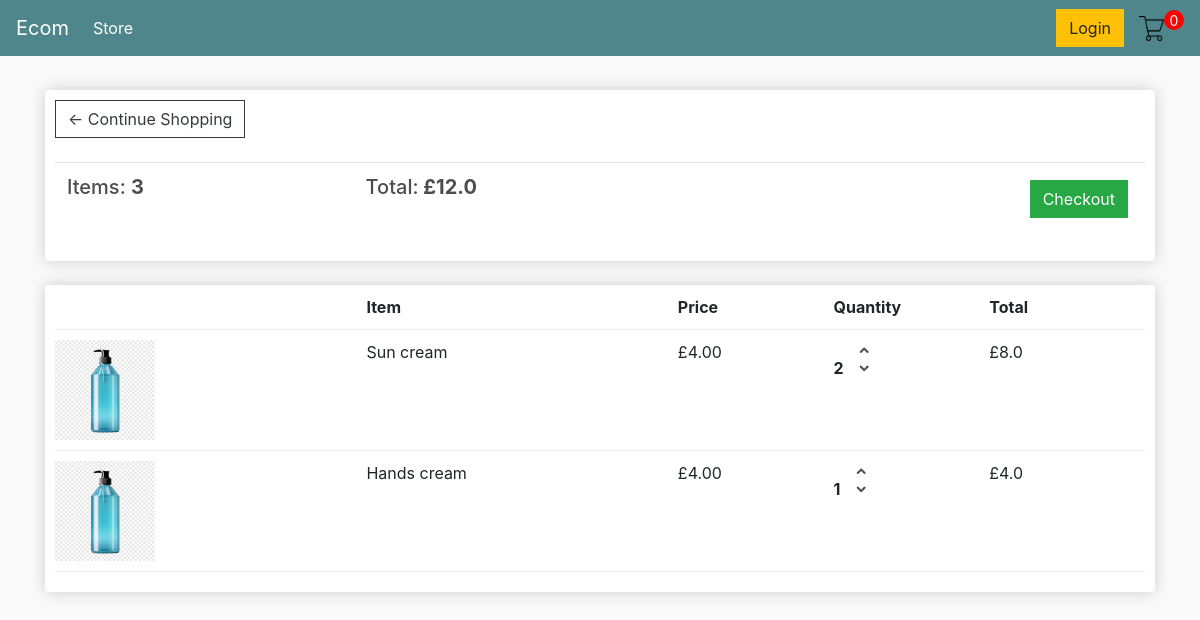
The app's page /cart/ (signed in) with its own data.
### store/models.py (models this page shows, shortened)
class Order(models.Model):
    customer = models.ForeignKey(Customer, on_delete=models.SET_NULL, null=True, blank=True)
    date_ordered = models.DateTimeField(auto_now_add=True)
    complete = models.BooleanField(default=False, blank=False)
    transaction_id = models.CharField(max_length=100, null=True)
    @property
    def get_cart_total(self):
        orderitems = self.orderitem_set.all()
        total = sum([item.get_total for item in orderitems])
        return total
    @property
    def get_cart_items(self):
        orderitems = self.orderitem_set.all()
        total = sum([item.quantity for item in orderitems])
        return total

class OrderItem(models.Model):
    product = models.ForeignKey(Product, on_delete=models.SET_NULL, null=True, blank=True)
    order = models.ForeignKey(Order, on_delete=models.SET_NULL, null=True, blank=True)
    quantity = models.IntegerField(default=0, null=True, blank=True)
    date_added = models.DateTimeField(auto_now_add=True)
    @property
    def get_total(self):
        total = self.product.price * self.quantity
        return total

class Product(models.Model):
    name = models.CharField(max_length=200, null=True)
    price = models.FloatField()
    digital = models.BooleanField(default=False, null=True, blank=False)
    image = models.ImageField(null=True, blank=True)
    @property
    def imageURL(self):
        try:
            url = self.image.url
        except:
            url = ''
        return url

### store/views.py (the view)
# urls.py: path('cart/', views.cart, name="cart"),
def cart(request):
	if request.user.is_authenticated:
		customer = request.user.customer
		order, created = Order.objects.get_or_create(customer=customer, complete=False)
		items = order.orderitem_set.all()
	else:
		items = []
		order = {'get_cart_total':0, 'get_cart_items':0}
	context = {'items':items, 'order':order}
	return render(request, 'store/cart.html', context)

### store/templates/store/cart.html
{% extends 'store/main.html' %}
{% load static %}
{% block content %}
	<div class="row">
		<div class="col-lg-12">
			<div class="box-element">
				<a  class="btn btn-outline-dark" href="{% url 'store' %}">&#x2190; Continue Shopping</a>
				<br>
				<br>
				<table class="table">
					<tr>
						<th><h5>Items: <strong>{{order.get_cart_items}}</strong></h5></th>
						<th><h5>Total:<strong> £{{order.get_cart_total}}</strong></h5></th>
						<th>
							<a  style="float:right; margin:5px;" class="btn btn-success" href="{% url 'checkout' %}">Checkout</a>
						</th>
					</tr>
				</table>
			</div>
			<br>
			<div class="box-element">
				<div class="cart-row">
					<div style="flex:2"></div>
					<div style="flex:2"><strong>Item</strong></div>
					<div style="flex:1"><strong>Price</strong></div>
					<div style="flex:1"><strong>Quantity</strong></div>
					<div style="flex:1"><strong>Total</strong></div>
				</div>
				{% for item in items %}
				<div class="cart-row">
					<div style="flex:2"><img class="row-image" src="{{item.product.imageURL}}"></div>
					<div style="flex:2"><p>{{item.product.name}}</p></div>
					<div style="flex:1"><p>£{{item.product.price|floatformat:2}}</p></div>
					<div style="flex:1">
						<p class="quantity">{{item.quantity}}</p>
						<div class="quantity">
							<img class="chg-quantity" src="{% static  'images/arrow_up.png' %}">
							<img class="chg-quantity" src="{% static  'images/arrow_down.png' %}">
						</div>
					</div>
					<div style="flex:1"><p>£{{item.get_total}}</p></div>
				</div>
               {% endfor %}
			</div>
		</div>
	</div>
{% endblock content %}

### static/css/main.css (style rules this page uses)
body { background-color: hsl(0, 0%, 98%); }
h1,h2,h3,h4,h5,h6 { color:hsl(0, 0%, 30%); }
.box-element { box-shadow:hsl(0, 0%, 80%) 0 0 16px; background-color: #fff; border-radius: 4px; padding: 10px; }
.col-lg-4, .col-lg-6, .col-lg-8, .col-lg-12 { margin-top: 10px; }
.btn { border-radius: 0; }
.row-image { width: 100px; }
.cart-row { display: flex; align-items: flex-stretch; padding-bottom: 10px; margin-bottom: 10px; border-bottom: 1px solid #ececec; }
.quantity { display: inline-block; font-weight: 700; padding-right:10px; }
.chg-quantity { width: 12px; cursor: pointer; display: block; margin-top: 5px; transition:.1s; }

### records on screen
Order: get_cart_items "3", get_cart_total "12.0"
OrderItem: product.imageURL (picture), product.name "Sun cream", product.price "4.00", quantity "2", get_total "8.0"
OrderItem: product.imageURL (picture), product.name "Hands cream", product.price "4.00", quantity "1", get_total "4.0"
